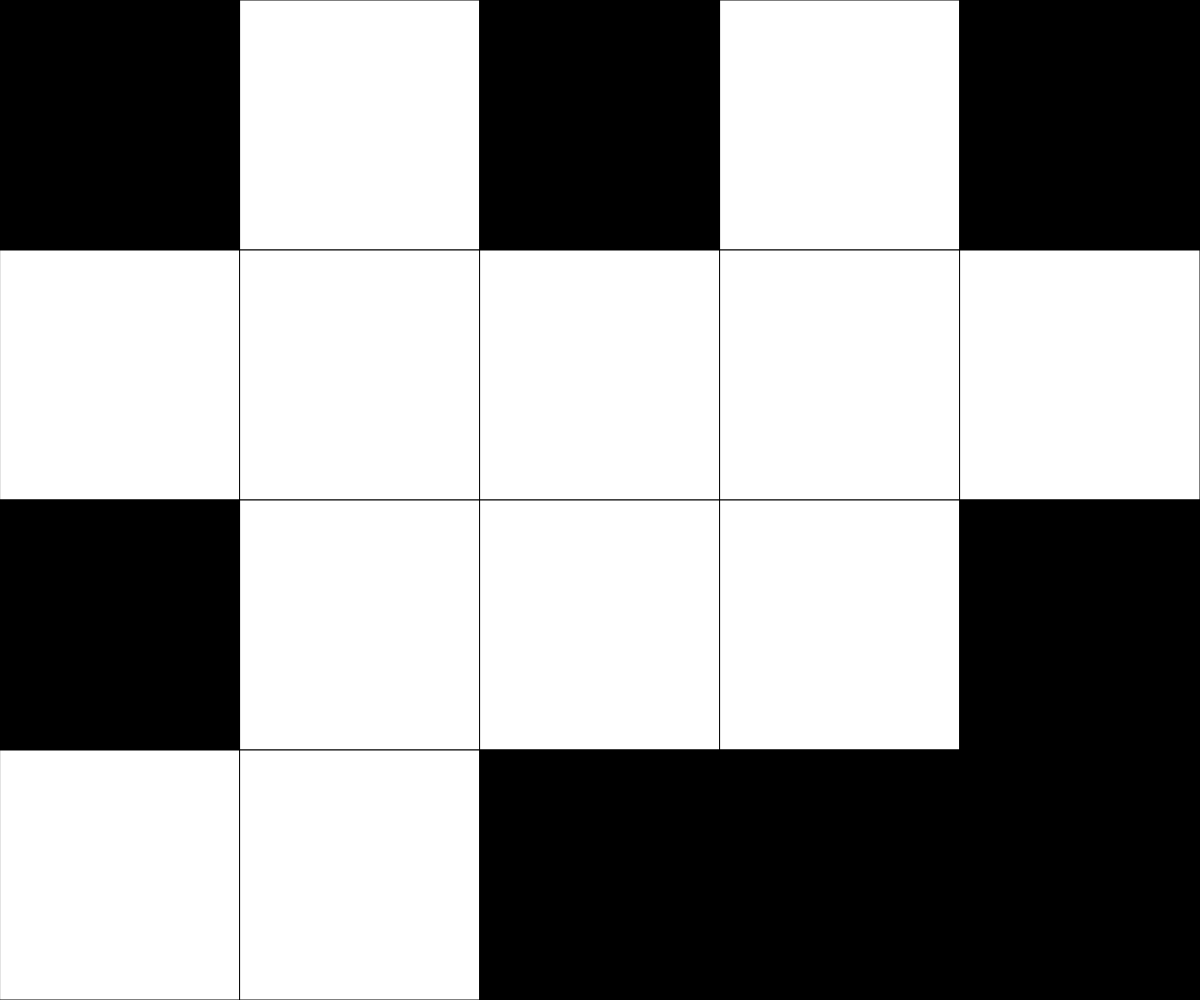
Frame 1 (no input)
Frame 60 (no input): identical to frame 1, image omitted
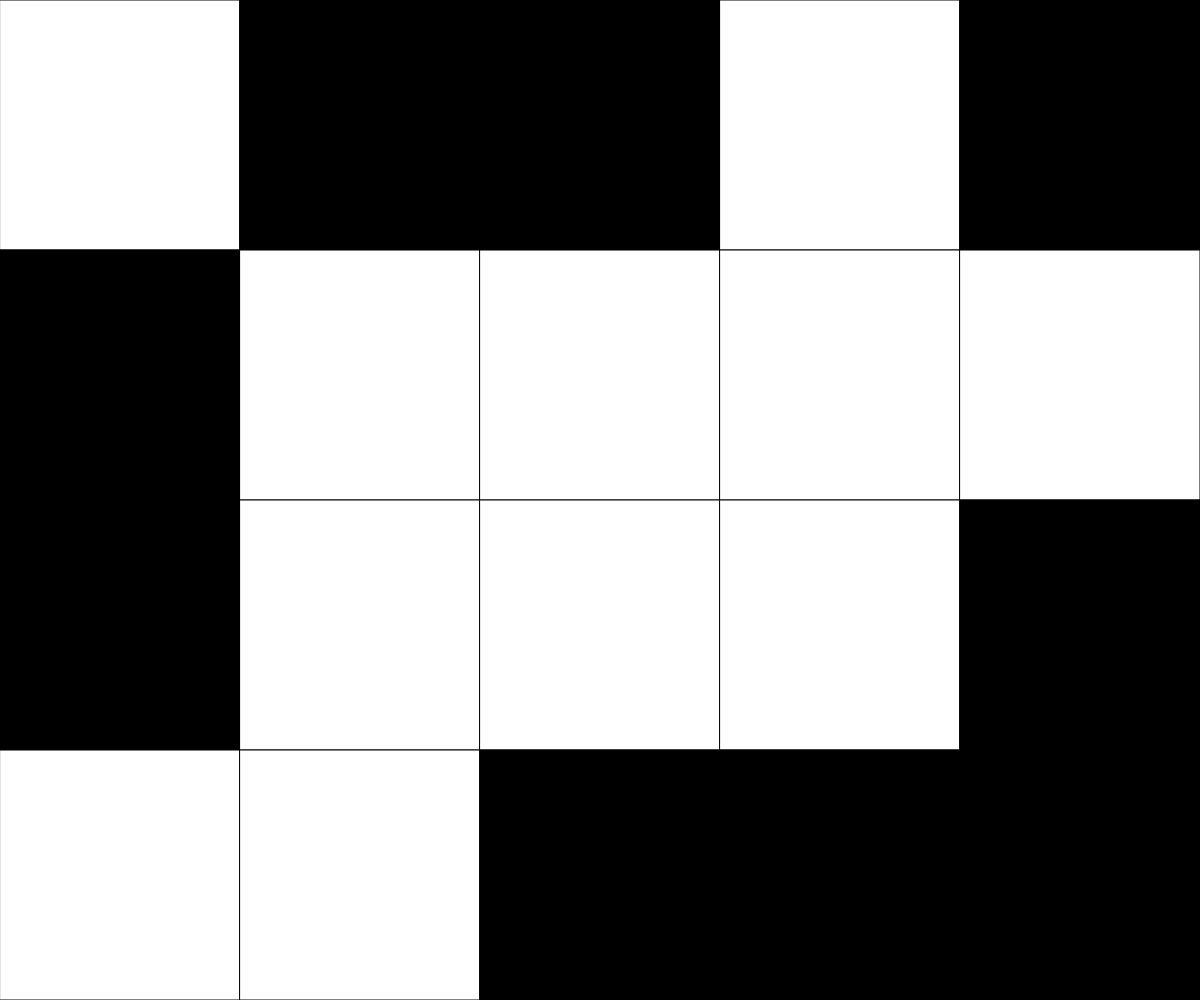
Frame 120 (the mouse pressed at the canvas centre since frame 60)

The p5.js sketch that drew these frames (run headless with seeded random() and noise() and a simulated clock; from frame 60 on, the mouse is pressed at the canvas centre):

// p5.js sketch
// ── sketch.js
// Project Title
// Your Name
// Date
//
// Extra for Experts:
// - describe what you did to take this project "above and beyond"

let wins = 4;
let cololoor = 0;
let NUM_ROWS = 4;
let NUM_COLS = 5;
let rectWidth, rectHeight;
let currentRow, currentCol;
let gridData = [[0, 0, 0, 0, 0],
[0, 0, 0, 0, 0],
[0, 255, 0, 0, 0],
[255, 255, 255, 0, 0]];



function setup() {
  // Determine the size of each square. Could use windowHeight,windowHeight  for Canvas to keep a square aspect ratio
  createCanvas(windowWidth, windowHeight);
  rectWidth = width / NUM_COLS;
  rectHeight = height / NUM_ROWS;
  randomStart();
  
}

function draw() {
  background(220);
  determineActiveSquare();   //figure out which tile the mouse cursor is over
  drawGrid();
  winner();
  //render the current game board to the screen (and the overlay)
}



function mousePressed() {
  // cross-shaped pattern flips on a mouseclick. Boundary conditions are checked within the flip function to ensure in-bounds access for array
  if (keyIsPressed && keyCode === SHIFT) {
    flip(currentCol, currentRow);
  }
  else if (keyIsPressed && keyCode === 32){
    flip(currentCol, currentRow);
    flip(currentCol + 1, currentRow);
    flip(currentCol + 1, currentRow + 1);
    flip(currentCol, currentRow + 1);
  }

  else {
    flip(currentCol, currentRow);
    flip(currentCol - 1, currentRow);
    flip(currentCol + 1, currentRow);
    flip(currentCol, currentRow - 1);
    flip(currentCol, currentRow + 1);

  
  }
  if (keyIsPressed && keyCode === CONTROL) {
    print("hello");
    for (let i = 0; i < 4; i++) {

      //randomran = random(1,5);
      for (let t = 0; t < 5; t++) {


        randomran2 = random(1, 2);
        randomran2 = round(randomran2);
        print(randomran2);
        //Math.round(randomran);
        if (randomran2 === 1) {
          
          flip(t,i);
        }
      }
    }
  }
}

function flip(col, row) {
  // given a column and row for the 2D array, flip its value from 0 to 255 or 255 to 0
  // conditions ensure that the col and row given are valid and exist for the array. If not, no operations take place.
  if (col >= 0 && col < NUM_COLS) {
    if (row >= 0 && row < NUM_ROWS) {
      if (gridData[row][col] === 0) {
        gridData[row][col] = 255;
        wins += 1;
        print(int(wins));

      }
      else {
        gridData[row][col] = 0;
        wins -= 1;
      }
    }
  }
}

function determineActiveSquare() {
  // An expression to run each frame to determine where the mouse currently is.
  currentRow = int(mouseY / rectHeight);
  currentCol = int(mouseX / rectWidth);
}

function drawGrid() {
  // Render a grid of squares - fill color set according to data stored in the 2D array
  for (let x = 0; x < NUM_COLS; x++) {
    for (let y = 0; y < NUM_ROWS; y++) {
      randoran = random(1, 2);
      Math.round(randoran);
      if (randoran === 1) {
        cololoor = 0;
      }
      if (randoran === 2) {
        cololoor = 255;
      }
      fill(gridData[y][x]);
      rect(x * rectWidth, y * rectHeight, rectWidth, rectHeight);
    }
  }
}
function winner() {
  if (wins === 20) {
    print("you win");
    textAlign(CENTER);
    textSize(100);
    fill(255,30,30);
    text("YOU WIN", width/2,height/2);
  }
  if (wins === 0) {
    print("you win");
    textAlign(CENTER);
    fill(255,30,30);
    textSize(100);
    text("YOU WIN", width/2,height/2);
  }
}
// function randomStart(){
//   if (keyIsPressed && keyCode === "r"){
//     grid[int(random(NUM_ROWS))][int(random(NUM_COLS))] = random(255);
//   }
// }
function randomStart(){
  for (let i = 0; i < 4; i++) {

    //randomran = random(1,5);
    for (let t = 0; t < 5; t++) {


      randomran2 = random(1, 2);
      randomran2 = round(randomran2);
      print(randomran2);
      //Math.round(randomran);
      if (randomran2 === 1) {
        
        flip(t,i);
      }
    }
  }
}
